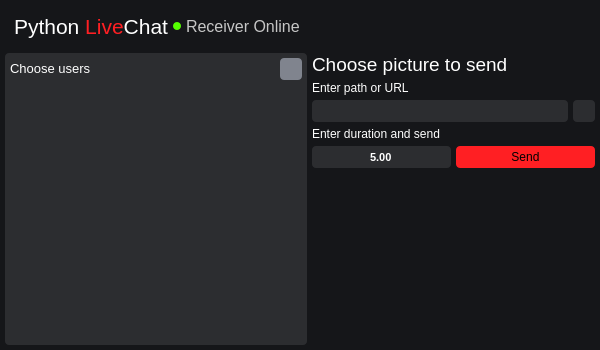
<?xml version="1.0" encoding="UTF-8"?>
<ui version="4.0">
 <class>Form</class>
 <widget class="QWidget" name="Form">
  <property name="geometry">
   <rect>
    <x>0</x>
    <y>0</y>
    <width>600</width>
    <height>350</height>
   </rect>
  </property>
  <property name="sizePolicy">
   <sizepolicy hsizetype="Fixed" vsizetype="Fixed">
    <horstretch>0</horstretch>
    <verstretch>0</verstretch>
   </sizepolicy>
  </property>
  <property name="minimumSize">
   <size>
    <width>600</width>
    <height>350</height>
   </size>
  </property>
  <property name="maximumSize">
   <size>
    <width>600</width>
    <height>350</height>
   </size>
  </property>
  <property name="windowTitle">
   <string>Form</string>
  </property>
  <property name="styleSheet">
   <string notr="true">background-color: rgb(21, 22, 25);
color: white;
border: none;
border-radius: 4px;</string>
  </property>
  <property name="locale">
   <locale language="English" country="UnitedStates"/>
  </property>
  <layout class="QVBoxLayout" name="verticalLayout_2">
   <property name="spacing">
    <number>5</number>
   </property>
   <property name="sizeConstraint">
    <enum>QLayout::SetDefaultConstraint</enum>
   </property>
   <property name="leftMargin">
    <number>5</number>
   </property>
   <property name="topMargin">
    <number>5</number>
   </property>
   <property name="rightMargin">
    <number>5</number>
   </property>
   <property name="bottomMargin">
    <number>5</number>
   </property>
   <item>
    <widget class="QFrame" name="horizontalFrame">
     <property name="sizePolicy">
      <sizepolicy hsizetype="Preferred" vsizetype="Maximum">
       <horstretch>0</horstretch>
       <verstretch>0</verstretch>
      </sizepolicy>
     </property>
     <layout class="QHBoxLayout" name="horizontalLayout">
      <property name="spacing">
       <number>5</number>
      </property>
      <property name="sizeConstraint">
       <enum>QLayout::SetDefaultConstraint</enum>
      </property>
      <item>
       <widget class="QLabel" name="label">
        <property name="sizePolicy">
         <sizepolicy hsizetype="Maximum" vsizetype="Maximum">
          <horstretch>0</horstretch>
          <verstretch>0</verstretch>
         </sizepolicy>
        </property>
        <property name="text">
         <string>&lt;html&gt;&lt;head/&gt;&lt;body&gt;&lt;p&gt;&lt;span style=&quot; font-size:16pt;&quot;&gt;Python &lt;/span&gt;&lt;span style=&quot; font-size:16pt; color:#ff1f23;&quot;&gt;Live&lt;/span&gt;&lt;span style=&quot; font-size:16pt;&quot;&gt;Chat&lt;/span&gt;&lt;/p&gt;&lt;/body&gt;&lt;/html&gt;</string>
        </property>
       </widget>
      </item>
      <item>
       <widget class="QLabel" name="label_2">
        <property name="sizePolicy">
         <sizepolicy hsizetype="Maximum" vsizetype="Maximum">
          <horstretch>0</horstretch>
          <verstretch>0</verstretch>
         </sizepolicy>
        </property>
        <property name="minimumSize">
         <size>
          <width>8</width>
          <height>8</height>
         </size>
        </property>
        <property name="maximumSize">
         <size>
          <width>8</width>
          <height>8</height>
         </size>
        </property>
        <property name="styleSheet">
         <string notr="true">border-radius: 4px;
background-color: rgb(85, 255, 0);</string>
        </property>
        <property name="text">
         <string/>
        </property>
       </widget>
      </item>
      <item>
       <widget class="QLabel" name="label_3">
        <property name="sizePolicy">
         <sizepolicy hsizetype="Maximum" vsizetype="Maximum">
          <horstretch>0</horstretch>
          <verstretch>0</verstretch>
         </sizepolicy>
        </property>
        <property name="font">
         <font>
          <pointsize>12</pointsize>
         </font>
        </property>
        <property name="styleSheet">
         <string notr="true">color: #C6C6C6;</string>
        </property>
        <property name="text">
         <string>Receiver Online</string>
        </property>
       </widget>
      </item>
      <item>
       <spacer name="horizontalSpacer">
        <property name="orientation">
         <enum>Qt::Horizontal</enum>
        </property>
        <property name="sizeHint" stdset="0">
         <size>
          <width>40</width>
          <height>20</height>
         </size>
        </property>
       </spacer>
      </item>
     </layout>
    </widget>
   </item>
   <item>
    <layout class="QHBoxLayout" name="horizontalLayout_2">
     <property name="spacing">
      <number>5</number>
     </property>
     <item>
      <widget class="QFrame" name="verticalFrame">
       <property name="sizePolicy">
        <sizepolicy hsizetype="Minimum" vsizetype="Expanding">
         <horstretch>0</horstretch>
         <verstretch>0</verstretch>
        </sizepolicy>
       </property>
       <property name="styleSheet">
        <string notr="true">background-color: rgb(44, 45, 48);</string>
       </property>
       <layout class="QVBoxLayout" name="verticalLayout">
        <property name="spacing">
         <number>5</number>
        </property>
        <property name="leftMargin">
         <number>5</number>
        </property>
        <property name="topMargin">
         <number>5</number>
        </property>
        <property name="rightMargin">
         <number>5</number>
        </property>
        <property name="bottomMargin">
         <number>5</number>
        </property>
        <item>
         <layout class="QHBoxLayout" name="horizontalLayout_6">
          <item>
           <widget class="QLabel" name="label_7">
            <property name="sizePolicy">
             <sizepolicy hsizetype="Maximum" vsizetype="Maximum">
              <horstretch>0</horstretch>
              <verstretch>0</verstretch>
             </sizepolicy>
            </property>
            <property name="font">
             <font>
              <pointsize>10</pointsize>
             </font>
            </property>
            <property name="text">
             <string>Choose users</string>
            </property>
           </widget>
          </item>
          <item>
           <spacer name="horizontalSpacer_2">
            <property name="orientation">
             <enum>Qt::Horizontal</enum>
            </property>
            <property name="sizeHint" stdset="0">
             <size>
              <width>40</width>
              <height>20</height>
             </size>
            </property>
           </spacer>
          </item>
          <item>
           <widget class="QPushButton" name="refresh_button">
            <property name="minimumSize">
             <size>
              <width>22</width>
              <height>22</height>
             </size>
            </property>
            <property name="maximumSize">
             <size>
              <width>22</width>
              <height>22</height>
             </size>
            </property>
            <property name="styleSheet">
             <string notr="true">QPushButton {
	background-color: rgb(128, 132, 142);
}

QPushButton:hover {
	background-color: #9a9fab;
}


</string>
            </property>
            <property name="text">
             <string/>
            </property>
            <property name="icon">
             <iconset>
              <normaloff>icons/sync.png</normaloff>sync.png</iconset>
            </property>
           </widget>
          </item>
         </layout>
        </item>
        <item>
         <widget class="QListWidget" name="users_list"/>
        </item>
       </layout>
      </widget>
     </item>
     <item>
      <layout class="QVBoxLayout" name="verticalLayout_3">
       <item>
        <widget class="QLabel" name="label_4">
         <property name="font">
          <font>
           <pointsize>14</pointsize>
          </font>
         </property>
         <property name="text">
          <string>Choose picture to send</string>
         </property>
        </widget>
       </item>
       <item>
        <widget class="QLabel" name="label_5">
         <property name="text">
          <string>Enter path or URL</string>
         </property>
        </widget>
       </item>
       <item>
        <layout class="QHBoxLayout" name="horizontalLayout_3">
         <item>
          <widget class="QPlainTextEdit" name="image_path">
           <property name="sizePolicy">
            <sizepolicy hsizetype="Fixed" vsizetype="Fixed">
             <horstretch>0</horstretch>
             <verstretch>0</verstretch>
            </sizepolicy>
           </property>
           <property name="maximumSize">
            <size>
             <width>16777215</width>
             <height>22</height>
            </size>
           </property>
           <property name="font">
            <font>
             <pointsize>8</pointsize>
            </font>
           </property>
           <property name="styleSheet">
            <string notr="true">background-color: rgb(44, 45, 48);</string>
           </property>
           <property name="verticalScrollBarPolicy">
            <enum>Qt::ScrollBarAlwaysOff</enum>
           </property>
           <property name="horizontalScrollBarPolicy">
            <enum>Qt::ScrollBarAlwaysOff</enum>
           </property>
           <property name="lineWrapMode">
            <enum>QPlainTextEdit::NoWrap</enum>
           </property>
           <property name="plainText">
            <string/>
           </property>
           <property name="tabStopWidth">
            <number>80</number>
           </property>
          </widget>
         </item>
         <item>
          <widget class="QPushButton" name="browse_button">
           <property name="sizePolicy">
            <sizepolicy hsizetype="Minimum" vsizetype="Minimum">
             <horstretch>0</horstretch>
             <verstretch>0</verstretch>
            </sizepolicy>
           </property>
           <property name="minimumSize">
            <size>
             <width>22</width>
             <height>22</height>
            </size>
           </property>
           <property name="maximumSize">
            <size>
             <width>22</width>
             <height>22</height>
            </size>
           </property>
           <property name="font">
            <font>
             <pointsize>8</pointsize>
            </font>
           </property>
           <property name="styleSheet">
            <string notr="true">QPushButton {
	background-color: rgb(44, 45, 48);
}

QPushButton:hover {
	background-color: rgba(77, 79, 84, 1);
}</string>
           </property>
           <property name="text">
            <string/>
           </property>
           <property name="icon">
            <iconset>
             <normaloff>icons/folder_open.png</normaloff>folder_open.png</iconset>
           </property>
           <property name="iconSize">
            <size>
             <width>16</width>
             <height>16</height>
            </size>
           </property>
          </widget>
         </item>
        </layout>
       </item>
       <item>
        <widget class="QLabel" name="label_6">
         <property name="text">
          <string>Enter duration and send</string>
         </property>
        </widget>
       </item>
       <item>
        <layout class="QHBoxLayout" name="horizontalLayout_5">
         <item>
          <widget class="QDoubleSpinBox" name="duration_box">
           <property name="sizePolicy">
            <sizepolicy hsizetype="Minimum" vsizetype="Maximum">
             <horstretch>0</horstretch>
             <verstretch>0</verstretch>
            </sizepolicy>
           </property>
           <property name="minimumSize">
            <size>
             <width>16</width>
             <height>22</height>
            </size>
           </property>
           <property name="maximumSize">
            <size>
             <width>16777215</width>
             <height>16777215</height>
            </size>
           </property>
           <property name="font">
            <font>
             <family>Yu Gothic UI</family>
             <pointsize>8</pointsize>
             <weight>75</weight>
             <bold>true</bold>
            </font>
           </property>
           <property name="layoutDirection">
            <enum>Qt::LeftToRight</enum>
           </property>
           <property name="styleSheet">
            <string notr="true">background-color: rgb(44, 45, 48);</string>
           </property>
           <property name="wrapping">
            <bool>false</bool>
           </property>
           <property name="frame">
            <bool>true</bool>
           </property>
           <property name="alignment">
            <set>Qt::AlignCenter</set>
           </property>
           <property name="buttonSymbols">
            <enum>QAbstractSpinBox::NoButtons</enum>
           </property>
           <property name="accelerated">
            <bool>false</bool>
           </property>
           <property name="keyboardTracking">
            <bool>true</bool>
           </property>
           <property name="showGroupSeparator" stdset="0">
            <bool>false</bool>
           </property>
           <property name="maximum">
            <double>1000.000000000000000</double>
           </property>
           <property name="value">
            <double>5.000000000000000</double>
           </property>
          </widget>
         </item>
         <item>
          <widget class="QPushButton" name="send_button">
           <property name="sizePolicy">
            <sizepolicy hsizetype="Minimum" vsizetype="Minimum">
             <horstretch>0</horstretch>
             <verstretch>0</verstretch>
            </sizepolicy>
           </property>
           <property name="styleSheet">
            <string notr="true">QPushButton {
	background-color: rgb(255, 31, 35);
	color: rgb(0, 0, 0);
}

QPushButton:hover {
	background-color: #FF585B;
}</string>
           </property>
           <property name="text">
            <string>Send</string>
           </property>
           <property name="icon">
            <iconset>
             <normaloff>icons/send.png</normaloff>send.png</iconset>
           </property>
          </widget>
         </item>
        </layout>
       </item>
       <item>
        <spacer name="verticalSpacer">
         <property name="orientation">
          <enum>Qt::Vertical</enum>
         </property>
         <property name="sizeHint" stdset="0">
          <size>
           <width>20</width>
           <height>40</height>
          </size>
         </property>
        </spacer>
       </item>
      </layout>
     </item>
    </layout>
   </item>
  </layout>
 </widget>
 <resources/>
 <connections/>
</ui>
